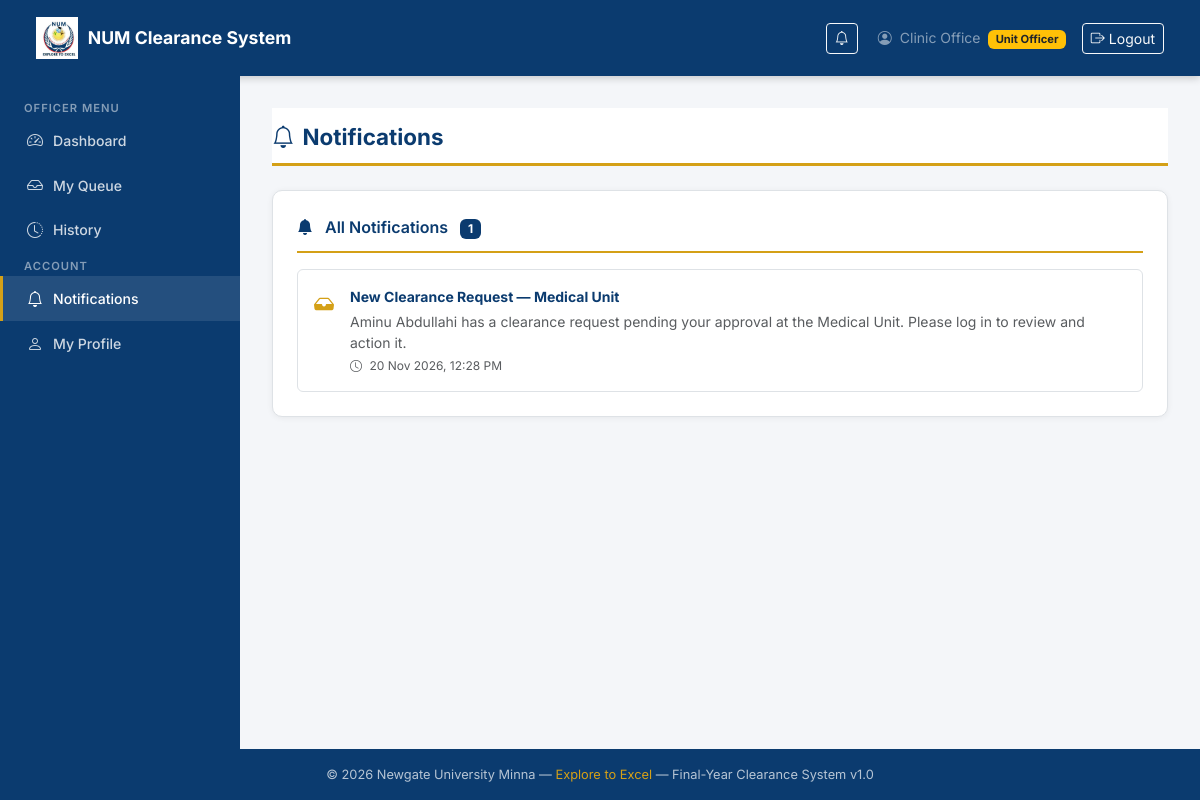
Page /clearance/notifications/ (signed in) on the committed database.
### accounts/models.py (models this page shows, shortened)
class CustomUser(AbstractUser):
    ROLE_CHOICES = [
        ('student',      'Student'),
        ('bursary',      'Bursary Officer'),
        ('unit_officer', 'Unit Officer'),
        ('admin',        'Administrator'),
    ]
    role            = models.CharField(max_length=20, choices=ROLE_CHOICES, default='student')
    matric_number   = models.CharField(max_length=20, blank=True, null=True, unique=True)
    department      = models.CharField(max_length=100, blank=True, null=True)
    phone           = models.CharField(max_length=15, blank=True, null=True)
    is_verified     = models.BooleanField(default=False)
    @property
    def is_student(self):
        return self.role == 'student'
    @property
    def is_bursary(self):
        return self.role == 'bursary'
    @property
    def is_unit_officer(self):
        return self.role == 'unit_officer'

### clearance/models.py (models this page shows, shortened)
class Notification(models.Model):
    user       = models.ForeignKey(
                   settings.AUTH_USER_MODEL,
                   on_delete=models.CASCADE,
                   related_name='notifications'
                 )
    title      = models.CharField(max_length=200)
    message    = models.TextField()
    is_read    = models.BooleanField(default=False)
    created_at = models.DateTimeField(auto_now_add=True)
    class Meta:
        ordering = ['-created_at']

### clearance/views.py (the view)
@login_required
def notifications_view(request):
    from .models import Notification
    notifications = Notification.objects.filter(
        user=request.user
    ).order_by('-created_at')
    notifications.filter(is_read=False).update(is_read=True)
    return render(request, 'clearance/notifications.html', {
        'notifications': notifications,
    })

### clearance/templatetags/clearance_tags.py (called while the page is built)
@register.simple_tag
def unread_count(user):
    if not user or not user.is_authenticated:
        return 0
    return Notification.objects.filter(
        user=user,
        is_read=False
    ).count()

### templates/clearance/notifications.html (shortened to what this page needs)
{% extends 'base.html' %}
{% block content %}
<div class="page-header">
  <h1><i class="bi bi-bell me-2"></i>Notifications</h1>
</div>
<div class="num-card">
  <div class="card-title">
    <i class="bi bi-bell-fill me-2"></i>
    All Notifications
    <span class="badge ms-2"
          style="background:var(--num-navy); color:white;">
      {{ notifications|length }}
    </span>
  </div>
  {% if notifications %}
    <div class="d-flex flex-column gap-3">
      {% for notif in notifications %}
        <div class="p-3 rounded"
             style="border: 1px solid var(--num-border);
                    background: {% if not notif.is_read %}
                      #eaf2fb
                    {% else %}
                      #ffffff
                    {% endif %};">
          <div class="d-flex align-items-start gap-3">
            <div style="margin-top:3px;">
              {% if 'Approved' in notif.title or 'Cleared' in notif.title %}
                <i class="bi bi-check-circle-fill fs-5"
                   style="color:var(--num-green);"></i>
              {% elif 'Declined' in notif.title %}
                <i class="bi bi-x-circle-fill fs-5"
                   style="color:var(--num-red);"></i>
              {% elif 'Queue' in notif.title or 'Request' in notif.title %}
                <i class="bi bi-inbox-fill fs-5"
                   style="color:var(--num-gold);"></i>
              {% else %}
                <i class="bi bi-info-circle-fill fs-5"
                   style="color:var(--num-navy);"></i>
              {% endif %}
            </div>
            <div class="flex-grow-1">
              <div class="fw-bold small"
                   style="color:var(--num-navy);">
                {{ notif.title }}
              </div>
              <div class="small text-muted mt-1">
                {{ notif.message }}
              </div>
              <div class="small text-muted mt-1"
                   style="font-size:0.75rem;">
                <i class="bi bi-clock me-1"></i>
                {{ notif.created_at|date:"d M Y, g:i A" }}
              </div>
            </div>
          </div>
        </div>
      {% endfor %}
    </div>
  {% else %}
    <div class="text-center py-5 text-muted">
      <i class="bi bi-bell-slash"
         style="font-size:3rem; opacity:0.3;"></i>
      <p class="mt-3">No notifications yet.</p>
    </div>
  {% endif %}
</div>
{% endblock %}

### templates/base.html (shortened to what this page needs)
{% load static clearance_tags %}
<!DOCTYPE html>
<html lang="en">
<head>
  <link href="https://cdn.jsdelivr.net/npm/bootstrap@5.3.0/dist/css/bootstrap.min.css" rel="stylesheet"/>
  <link href="https://cdn.jsdelivr.net/npm/bootstrap-icons@1.11.0/font/bootstrap-icons.css" rel="stylesheet"/>
</head>
<body>
  {% if user.is_authenticated %}
  <nav class="navbar num-navbar">
    <div class="container-fluid">
      <a class="navbar-brand" href="{% url 'dashboard' %}">
        {% load static %}
        <img src="{% static 'images/num-logo.webp' %}" alt="NUM Logo"/>
        <span>NUM Clearance System</span>
      </a>
      <div class="d-flex align-items-center gap-3">
        {% load clearance_tags %}
          {% unread_count request.user as unread %}
        <a href="{% url 'clearance:notifications' %}"
          class="btn btn-sm btn-outline-light position-relative me-1">
          <i class="bi bi-bell"></i>
        </a>
        <span class="text-white-50 small d-none d-md-inline">
          <i class="bi bi-person-circle me-1"></i>
          {{ user.get_full_name|default:user.username }}
          <span class="badge bg-warning text-dark ms-1" style="font-size:0.7rem;">
            {{ user.get_role_display }}
          </span>
        </span>
        <a href="{% url 'logout' %}" class="btn btn-sm btn-outline-light">
          <i class="bi bi-box-arrow-right me-1"></i>Logout
        </a>
      </div>
    </div>
  </nav>
  <div class="sidebar">
    {% if user.is_student %}
      <span class="sidebar-heading">Student Menu</span>
      <a href="{% url 'dashboard' %}"
         class="nav-link {% if request.resolver_match.url_name == 'dashboard' %}active{% endif %}">
        <i class="bi bi-speedometer2"></i> Dashboard
      </a>
      <a href="{% url 'clearance:submit' %}"
         class="nav-link {% if request.resolver_match.url_name == 'submit' %}active{% endif %}">
        <i class="bi bi-send"></i> Submit Clearance
      </a>
      <a href="{% url 'clearance:status' %}"
         class="nav-link {% if request.resolver_match.url_name == 'status' %}active{% endif %}">
        <i class="bi bi-clipboard2-check"></i> My Status
      </a>
    {% elif user.is_unit_officer %}
      <span class="sidebar-heading">Officer Menu</span>
      <a href="{% url 'dashboard' %}" class="nav-link">
        <i class="bi bi-speedometer2"></i> Dashboard
      </a>
      <a href="{% url 'clearance:officer_queue' %}" class="nav-link">
        <i class="bi bi-inbox"></i> My Queue
      </a>
      <a href="{% url 'clearance:officer_history' %}" class="nav-link">
        <i class="bi bi-clock-history"></i> History
      </a>
    {% endif %}
    <span class="sidebar-heading" style="margin-top:2rem;">Account</span>
      <a href="{% url 'clearance:notifications' %}"
        class="nav-link {% if request.resolver_match.url_name == 'notifications' %}active{% endif %}">
        <i class="bi bi-bell"></i> Notifications
        {% unread_count request.user as unread %}
      </a>
      <a href="{% url 'accounts:profile' %}" class="nav-link">
        <i class="bi bi-person"></i> My Profile
      </a>
  </div>
  <div class="main-content">
    {% block content %}{% endblock %}
  </div>
  {% else %}
    {% block auth_content %}{% endblock %}
  {% endif %}
  <footer class="num-footer">
    &copy; {% now "Y" %} Newgate University Minna &mdash;
    <span>Explore to Excel</span> &mdash;
    Final-Year Clearance System v1.0
  </footer>
</body>
</html>

### templates/base.html (style rules this page uses)
:root { --num-navy: #0b3b6f; --num-gold: #d4a017; --num-light: #f4f6f9; --num-white: #ffffff; --num-text: #212529; --num-border: #dee2e6; --num-green: #198754; --num-red: #dc3545; }
* { font-family: 'Inter', sans-serif; }
body { background-color: var(--num-light); color: var(--num-text); min-height: 100vh; display: flex; flex-direction: column; }
.num-navbar { background-color: var(--num-navy); padding: 0.75rem 1.5rem; box-shadow: 0 2px 8px rgba(0,0,0,0.2); }
.num-navbar .navbar-brand { color: var(--num-white) !important; font-weight: 700; font-size: 1.1rem; display: flex; align-items: center; gap: 10px; }
.num-navbar .navbar-brand img { height: 42px; width: auto; }
.sidebar { background-color: var(--num-navy); min-height: calc(100vh - 70px); width: 240px; position: fixed; top: 70px; left: 0; padding: 1.5rem 0; z-index: 100; transition: transform 0.3s; }
.sidebar .sidebar-heading { color: rgba(255,255,255,0.5); font-size: 0.7rem; font-weight: 600; text-transform: uppercase; letter-spacing: 1px; padding: 0.5rem 1.5rem; margin-top: 1rem; }
.sidebar .nav-link { color: rgba(255,255,255,0.8); font-size: 0.88rem; font-weight: 500; padding: 0.65rem 1.5rem; display: flex; align-items: center; gap: 10px; border-left: 3px solid transparent; transition: all 0.2s; }
.sidebar .nav-link:hover, .sidebar .nav-link.active { color: var(--num-white); background-color: rgba(255,255,255,0.1); border-left-color: var(--num-gold); }
.sidebar .nav-link i { font-size: 1rem; }
.main-content { margin-left: 240px; padding: 2rem; flex: 1; }
.num-card { background: var(--num-white); border: 1px solid var(--num-border); border-radius: 10px; box-shadow: 0 1px 6px rgba(0,0,0,0.06); padding: 1.5rem; margin-bottom: 1.5rem; }
.num-card .card-title { font-size: 1rem; font-weight: 600; color: var(--num-navy); margin-bottom: 1rem; padding-bottom: 0.75rem; border-bottom: 2px solid var(--num-gold); }
.page-header { background: var(--num-white); border-bottom: 3px solid var(--num-gold); padding: 1rem 0 0.75rem; margin-bottom: 1.5rem; }
.page-header h1 { font-size: 1.4rem; font-weight: 700; color: var(--num-navy); margin: 0; }
.num-footer { background-color: var(--num-navy); color: rgba(255,255,255,0.7); text-align: center; padding: 1rem; font-size: 0.8rem; margin-top: auto; }
.num-footer span { color: var(--num-gold); }

### rows in the picture
CustomUser: get_full_name "Clinic Office", role "Unit Officer"
Notification: title "New Clearance Request — Medical Unit", message "Aminu Abdullahi has a clearance request pending your approval at the Medical Unit. Please log in to review and action it.", created_at "20 Nov 2026, 12:28 PM"

### other values in the picture
{{ notifications|length }} "1"
